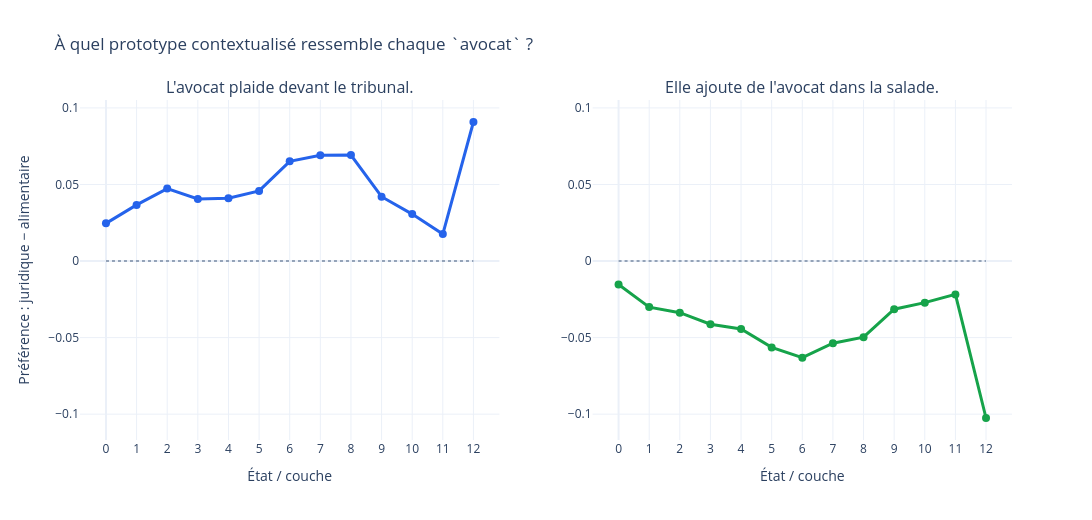

The cell this chart's notebook holds for it:
### Markdown cell above
## Expérience 5 — La même sonde pour `avocat`

Cette fois, les ancres ne sont plus des mots isolés : ce sont des phrases contenant toutes le même token `avocat`. Nous construisons ainsi deux prototypes contextualisés :

- ⚖️ plusieurs emplois juridiques d'`avocat` ;
- 🥑 plusieurs emplois alimentaires d'`avocat`.

Le score affiché est **affinité juridique − affinité alimentaire**. Une valeur positive favorise le prototype juridique ; une valeur négative favorise le prototype alimentaire.

### Code cell
avocat_prototypes = {
    "⚖️ Juridique": [
        "L'avocat défend son client.",
        "Cet avocat prépare le procès.",
        "L'avocat conseille la défense.",
    ],
    "🥑 Alimentaire": [
        "Cet avocat est bien mûr.",
        "Je prépare un guacamole avec l'avocat.",
        "Elle coupe l'avocat pour le déjeuner.",
    ],
}

def contextual_trajectory(sentence, word="avocat"):
    encoded, _, _, indices = prepare(sentence, word)
    with torch.inference_mode():
        inputs = {name: value.to(device) for name, value in encoded.items()}
        output = model(**inputs, output_hidden_states=True, return_dict=True)
    return torch.stack([
        state[0, indices, :].mean(dim=0).cpu()
        for state in output.hidden_states
    ])

prototype_states = {
    family: torch.stack([contextual_trajectory(sentence) for sentence in examples]).mean(dim=0)
    for family, examples in avocat_prototypes.items()
}
avocat_scores = {
    context: {
        family: cosine_similarity(trajectory, prototype, dim=1).numpy()
        for family, prototype in prototype_states.items()
    }
    for context, trajectory in trajectories.items()
}

avocat_contexts = list(trajectories)
avocat_layers = np.arange(len(trajectories[avocat_contexts[0]]))
avocat_labels = np.array(["Représentation initiale"] +
                         [f"Couche {i}" for i in avocat_layers[1:]])
legal, food = avocat_prototypes
preferences = {context: scores[legal] - scores[food]
               for context, scores in avocat_scores.items()}
context_colors = {"⚖️ Justice": "#2563eb", "🥑 Cuisine": "#16a34a"}

fig = make_subplots(rows=1, cols=2, subplot_titles=list(sentences.values()))
for col, context in enumerate(avocat_contexts, start=1):
    hover = [[avocat_labels[i], avocat_scores[context][legal][i],
              avocat_scores[context][food][i]] for i in avocat_layers]
    fig.add_trace(go.Scatter(
        x=avocat_layers, y=preferences[context], mode="lines+markers",
        name=context, showlegend=False, line=dict(color=context_colors[context], width=3),
        marker=dict(size=8), customdata=hover,
        hovertemplate=("<b>%{customdata[0]}</b><br>" +
                       "Juridique=%{customdata[1]:.4f}<br>" +
                       "Alimentaire=%{customdata[2]:.4f}<br>" +
                       "Préférence=%{y:+.4f}<extra></extra>"),
    ), row=1, col=col)
    fig.add_trace(go.Scatter(
        x=[avocat_layers.min(), avocat_layers.max()], y=[0, 0], mode="lines",
        line=dict(color="#94a3b8", dash="dot"),
        showlegend=False, hoverinfo="skip",
    ), row=1, col=col)

fig.update_xaxes(title_text="État / couche", dtick=1)
fig.update_yaxes(title_text="Préférence : juridique − alimentaire", col=1)
fig.update_yaxes(matches="y", col=2)
fig.update_layout(
    template="plotly_white", height=520, width=1200, hovermode="x unified",
    title="À quel prototype contextualisé ressemble chaque `avocat` ?",
)
fig.show()

### Figure 1 — Plotly figure (JSON) as saved in the notebook; plotly's stock layout.template omitted (floating-point values rounded to 4 significant figures)
{"data": [{"customdata": [["Représentation initiale", 0.8503, 0.8257], ["Couche 1", 0.8618, 0.8251], ["Couche 2", 0.8767, 0.8294], ["Couche 3", 0.8973, 0.8568], ["Couche 4", 0.9249, 0.884], ["Couche 5", 0.9477, 0.9019], ["Couche 6", 0.9534, 0.8883], ["Couche 7", 0.9697, 0.9007], ["Couche 8", 0.9719, 0.9026], ["Couche 9", 0.9806, 0.9385], ["Couche 10", 0.9873, 0.9566], ["Couche 11", 0.9901, 0.9724], ["Couche 12", 0.9471, 0.8563]], "hovertemplate": "<b>%{customdata[0]}</b><br>Juridique=%{customdata[1]:.4f}<br>Alimentaire=%{customdata[2]:.4f}<br>Préférence=%{y:+.4f}<extra></extra>", "line": {"color": "#2563eb", "width": 3}, "marker": {"size": 8}, "mode": "lines+markers", "name": "⚖️ Justice", "showlegend": false, "type": "scatter", "x": [0, 1, 2, 3, 4, 5, 6, 7, 8, 9, 10, 11, 12], "xaxis": "x", "y": [0.02462, 0.03667, 0.0473, 0.04055, 0.04097, 0.0458, 0.06512, 0.06905, 0.06925, 0.04201, 0.03065, 0.01765, 0.09081], "yaxis": "y"}, {"hoverinfo": "skip", "line": {"color": "#94a3b8", "dash": "dot"}, "mode": "lines", "showlegend": false, "type": "scatter", "x": [0, 12], "xaxis": "x", "y": [0, 0], "yaxis": "y"}, {"customdata": [["Représentation initiale", 0.8108, 0.8261], ["Couche 1", 0.8065, 0.8365], ["Couche 2", 0.813, 0.8467], ["Couche 3", 0.8363, 0.8776], ["Couche 4", 0.8661, 0.9105], ["Couche 5", 0.8759, 0.9323], ["Couche 6", 0.8847, 0.9478], ["Couche 7", 0.9062, 0.9599], ["Couche 8", 0.9156, 0.9653], ["Couche 9", 0.9473, 0.9787], ["Couche 10", 0.9601, 0.9872], ["Couche 11", 0.9638, 0.9855], ["Couche 12", 0.7785, 0.881]], "hovertemplate": "<b>%{customdata[0]}</b><br>Juridique=%{customdata[1]:.4f}<br>Alimentaire=%{customdata[2]:.4f}<br>Préférence=%{y:+.4f}<extra></extra>", "line": {"color": "#16a34a", "width": 3}, "marker": {"size": 8}, "mode": "lines+markers", "name": "🥑 Cuisine", "showlegend": false, "type": "scatter", "x": [0, 1, 2, 3, 4, 5, 6, 7, 8, 9, 10, 11, 12], "xaxis": "x2", "y": [-0.01529, -0.03008, -0.03371, -0.04124, -0.04436, -0.05639, -0.06308, -0.05368, -0.0497, -0.03144, -0.02718, -0.02179, -0.1025], "yaxis": "y2"}, {"hoverinfo": "skip", "line": {"color": "#94a3b8", "dash": "dot"}, "mode": "lines", "showlegend": false, "type": "scatter", "x": [0, 12], "xaxis": "x2", "y": [0, 0], "yaxis": "y2"}], "layout": {"annotations": [{"font": {"size": 16}, "showarrow": false, "text": "L'avocat plaide devant le tribunal.", "x": 0.225, "xanchor": "center", "xref": "paper", "y": 1, "yanchor": "bottom", "yref": "paper"}, {"font": {"size": 16}, "showarrow": false, "text": "Elle ajoute de l'avocat dans la salade.", "x": 0.775, "xanchor": "center", "xref": "paper", "y": 1, "yanchor": "bottom", "yref": "paper"}], "height": 520, "hovermode": "x unified", "title": {"text": "À quel prototype contextualisé ressemble chaque `avocat` ?"}, "width": 1200, "xaxis": {"anchor": "y", "domain": [0, 0.45], "dtick": 1, "title": {"text": "État / couche"}}, "xaxis2": {"anchor": "y2", "domain": [0.55, 1], "dtick": 1, "title": {"text": "État / couche"}}, "yaxis": {"anchor": "x", "domain": [0, 1], "title": {"text": "Préférence : juridique − alimentaire"}}, "yaxis2": {"anchor": "x2", "domain": [0, 1], "matches": "y"}}}
